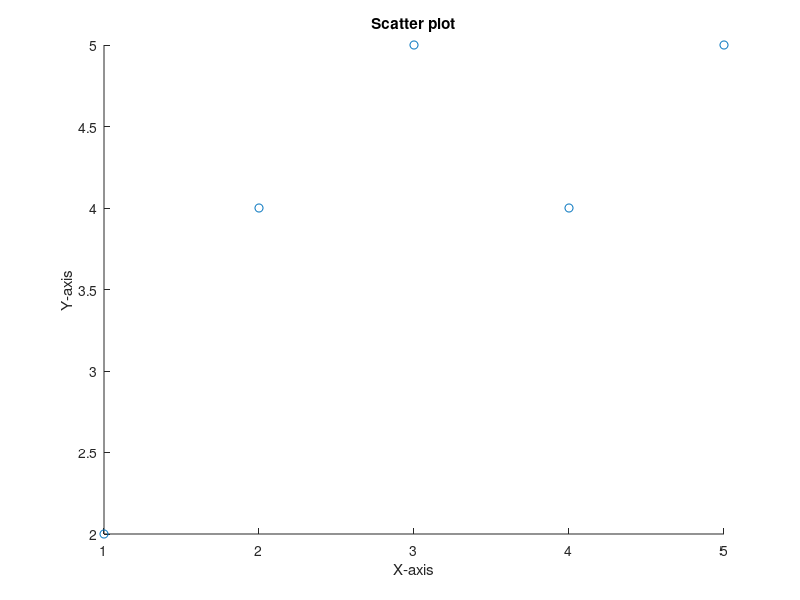

Reproduce this figure in MATLAB.
%Data
data_x=[1,2,3,4,5];
data_y=[2,4,5,4,5];

%Scatter Plot
figure;
scatter(data_x,data_y);
title('Scatter plot');
xlabel('X-axis');
ylabel('Y-axis');
